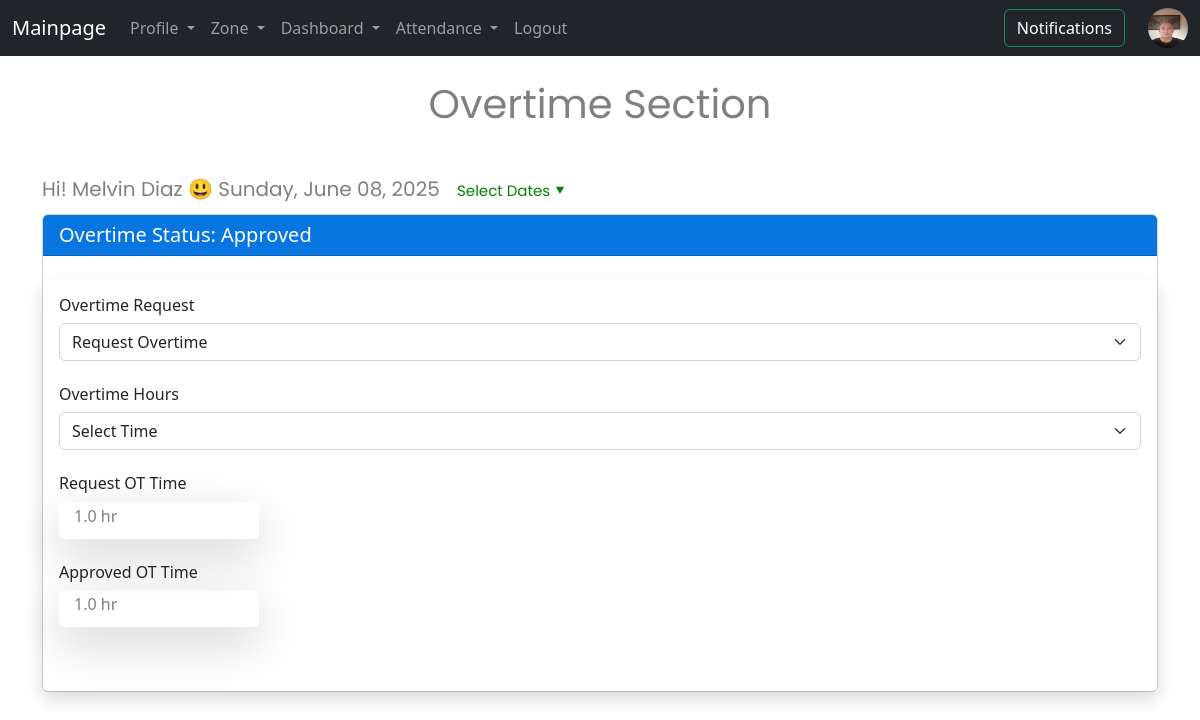
/overtime/ (signed in), run on the app's committed database.
### record/models.py (models this page shows, shortened)
class Profile(models.Model):
    user = models.OneToOneField(User, on_delete=models.CASCADE ,default=1)
    todaname = models.ForeignKey(Todaname, on_delete=models.CASCADE, default=1)
    zone = models.ForeignKey(Zone, on_delete=models.CASCADE ,default=1)
    first_name = models.CharField(max_length=50)
    last_name = models.CharField(max_length=50)
    phone = models.CharField(max_length=20)
    email = models.EmailField(max_length=100)
    bodynum = models.CharField(max_length=20 ,blank=True, null=True)
    license_id = models.CharField(max_length=20, blank=True, null=True)
    license_expired = models.DateField(blank=True, null=True)
    image = models.ImageField(upload_to='uploads/pictures/' )

### information/models.py (models this page shows, shortened)
class Junes_2025(models.Model):
    user_attend = models.CharField(max_length=30,blank=True, null=True)
    log_in = models.DateTimeField(max_length=30,blank=True, null=True)
    log_out = models.TimeField( max_length=30,blank=True, null=True)
    total_hour = models.DecimalField(default=0 , max_digits=7, decimal_places=2 )
    total_rate = models.DecimalField(default=0 ,max_digits=7, decimal_places=2 )
    total_salary = models.DecimalField(default=0 ,max_digits=7, decimal_places=2 )
    ot_request = models.BooleanField('ot_requested', default=False)
    ot_request_time = models.CharField(max_length=30, blank=True, null=True)
    ot_approved = models.BooleanField('ot_approval', default=False)
    ot_approved_time = models.CharField(max_length=30, blank=True, null=True)
    class Meta:
        verbose_name_plural = 'Junes_2025'

### record/views.py (the view)
# urls.py: path('overtime/',views.overtime, name='overtime'),
def overtime(request):
    print('overtime')
    if request.user.is_authenticated == False:
        messages.success(request, ('User is not Log-in'))
        return redirect('home')
    ot_five_days = overtime_five_days
    current_dates = request.session.get('date_request_ot')
    if current_dates not in ['', None, 'None']:
        current_dates = date(2025, int(current_dates[1]), int(current_dates[2]))
    else:
        current_dates = datetime.now()
    current_date = current_dates.strftime('%Y-%m-%d')
    date_now = current_dates.strftime('%A, %B %d, %Y')
    get_month_overtime = int(current_dates.strftime('%m'))
    ot_hour = ['30:00 mins' ,'01:00 hr', '01:30 hrs', '02:00 hrs' ,'02:30 hrs' ,'03:00 hrs']
    temp_ot = request.POST.get('ot')
    temp_time = request.POST.get('time')
    if str(temp_time) not in ['Select Time' ,None ,'None']:
        val = temp_time.split()
        date_format = '%Y-%m-%d %H:%M'
        get_val = val[0].replace(":", " ").split()
        if int(get_val[0]) == 30:
            mins = 0.5
            hr = 0.0
            hours = 'hr'
        elif int(get_val[0]) == 1:
            hr = int(get_val[0])
            if get_val[1] == '30':
                mins = 0.5
                hours = 'hrs'
            else:
                mins = 0.0
                hours = 'hr'
        else:
            hr = int(get_val[0])
            hours = 'hrs'
            if get_val[1] == '30':
                mins = 0.5
                hours = 'hrs'
            else:
                mins = 0.0
                hours = 'hrs'
        temps = float(hr) + mins
        get_val = str(temps) +' ' +str(hours)
    else:
        get_val = 'False'
    check = 'data_months'
    ot_month = get_overtime_approval_month_key(get_month_overtime, check)
    count_approved = 0
    noti_count = Notifies.objects.filter(is_seen=True).count()
    reqs_noti = []
    for data in ot_month:
        if str(current_date) == str(data.log_in.strftime('%Y-%m-%d')):
            if str(data.user_attend) == str(request.user):
                check = data.id
                ot_days = get_overtime_approval_month_key(get_month_overtime, check)
                reqs_noti.append(data.user_attend)
            if data.ot_request == True:
                count_approved += 1
    if request.method == 'POST':
        if temp_ot == 'True' and get_val != 'False':
            ot_days.ot_request = True
            ot_days.ot_request_time = get_val
            ot_days.save()
            messages.success(request, ('Request Overtime on Process'))
            for reqs in reqs_noti:
                Notifies.objects.filter(notify_user=reqs, is_seen=False).update(is_seen=True)
            noti_count = Notifies.objects.filter(is_seen=True).count()
            request.session['value_notify'] = get_val
        elif temp_ot != 'False' :
            messages.success(request, ('Request Overtime Incomplete'))
        else:
            ot_days.ot_request = False
            ot_days.ot_request_time = None
            ot_days.save()
            messages.success(request, ('No Request Overtime'))
        return render(request, 'overtime.html', {'ot_hour': ot_hour,
                                                 'ot_days': ot_days,
                                                 'date_now': date_now,
                                                 'ot_month': ot_month,
                                                 'noti_count': noti_count,
                                                 'ot_five_days': ot_five_days,
                                                 })
    else:
        return render(request, 'overtime.html', {'ot_hour':ot_hour,
                                                 'ot_days':ot_days,
                                                 'date_now':date_now,
                                                 'ot_month':ot_month,
                                                 'noti_count':noti_count,
                                                 'ot_five_days': ot_five_days,
                                                 })

### record/views.py (called while the page is built, shortened)
def get_overtime_approval_month_key(get_month_approval ,check):
    if get_month_approval == 1:
        if check == 'update_time':
            month_approval = Jans_2025.objects.filter(ot_approved=True).order_by('user_attend')
        elif check == 'data_months':
            month_approval =Jans_2025.objects.all().order_by('log_in', 'user_attend')
        else:
            month_approval = Jans_2025.objects.get(id=int(check))
    elif get_month_approval == 6:
        if check == 'update_time':
            month_approval = Junes_2025.objects.filter(ot_approved=True).order_by('user_attend')
        elif check == 'data_months':
            month_approval =Junes_2025.objects.all().order_by('log_in', 'user_attend')
        else:
            month_approval = Junes_2025.objects.get(id=int(check))
    return month_approval

def overtime_five_days():
    date_now = datetime.now()
    dates = date_now.strftime('%Y-%m-%d')
    month = int(date_now.strftime('%m'))
    day = int(date_now.strftime('%d'))
    month_range = monthrange(2025, int(month))
    loop = day
    date_pick = date(2025, int(month), int(day))
    loop_range = loop + 4
    new_loop = 1
    list_month = []
    while loop <= loop_range:
        if loop <= month_range[1]:
            date_pick = date(2025, int(month), int(loop))
            if str(date_pick.strftime('%a')) == 'Sun':
                loop_range += 1
            else:
                list_month.append(date_pick)
        loop += 1
    return list_month

def files(request):
    noti_count = Notifies.objects.filter(is_seen=True).count()
    if str(request.user) == 'AnonymousUser':
        img_name = None
    else:
        img_name = Profile.objects.get(user=str(request.user.id))
    return {'noti_count': noti_count ,'img_name':img_name}

### record/templates/overtime.html (shortened to what this page needs)
{% extends 'base.html' %}
{% block content %}
<center>
<h1>Overtime Section</h1>
</center>
<nav>
<form action="" method=POST enctype="multipart/form-data">
    <div class="date_design">
    Hi! {{request.user.first_name}} {{request.user.last_name}} &#128515; {{date_now}}
    <div class="dropdown month_design">Select Dates &#11206;
    </div>
    </form>
</nav>
<div class="card">
  <h5 class="card-header table_bgs">
    {% if ot_days.ot_request%}
  {%if ot_days.ot_approved %}
    Overtime Status: Approved
  {%else %}
    Overtime Status: Submitted
  {%endif%}
{% else%}
  Overtime Status: No Request
{%endif%}
  </h5></br>
<div class="shadow card-body">
<form class="" method="POST">
  <h6>Overtime Request</h6>
    <select name="ot" class="form-select">
      <option selected>Request Overtime</option>
    </select>
  <h6>Overtime Hours</h6>
    <select name="time" class="form-select">
      <option selected>Select Time</option>
    </select>
 {% if ot_days.ot_approved %}
  <h6>Request OT Time </h6>
  <div class="shadow-lg  mb-4 bg-body-tertiary rounded hours_box "><h6>{{ ot_days.ot_request_time }}</h6></div>
  <h6>Approved OT Time </h6>
  <div class="shadow-lg  mb-4 bg-body-tertiary rounded hours_box "><h6>{{ ot_days.ot_approved_time }}</h6></div>
  {% else %}
    </br></br></br>
       <div class="d-grid gap-2">
    <button class="btn text-white btn-outline-danger  rounded" type="submit"  >Submit</button>
    </div>
     {% endif %}
</form>
  </div>
  </div>
{% endblock %}

### record/templates/navbar.html (shortened to what this page needs)
<nav class="navbar navbar-expand-lg navbar-dark bg-dark">
  <div class="container-fluid">
    <a class="navbar-brand" href="{% url 'home' %}">Mainpage</a>
    <div class="collapse navbar-collapse" id="navbarSupportedContent">
      <ul class="navbar-nav me-auto mb-2 mb-lg-0">
        <li class="nav-item dropdown">
          <a class="nav-link dropdown-toggle" href="#" id="navbarDropdown" role="button" data-bs-toggle="dropdown" aria-expanded="false">
            Profile
          </a>
        </li>
        <li class="nav-item dropdown">
          <a class="nav-link dropdown-toggle" href="#" id="navbarDropdown" role="button" data-bs-toggle="dropdown" aria-expanded="false">
            Zone
          </a>
        </li>
        <li class="nav-item dropdown">
          <a class="nav-link dropdown-toggle" href="#" id="navbarDropdown" role="button" data-bs-toggle="dropdown" aria-expanded="false">
            Dashboard
          </a>
        </li>
        <li class="nav-item dropdown">
          <a class="nav-link dropdown-toggle" href="#" id="navbarDropdown" role="button" data-bs-toggle="dropdown" aria-expanded="false">
            Attendance
          </a>
        </li>
      {% if user.is_authenticated %}
       <li class="nav-item"><a class="nav-link" href="{% url 'logout_user'%}">Logout</a></li>
      {% else %}
       <li class="nav-item"><a class="nav-link" href="{% url 'login_user' %}">Login</a></li>
       <li class="nav-item"><a class="nav-link" href="{% url 'register' %}">Register</a></li>
      {% endif %}
      </ul>
        <form class="" method="POST">
        <a href="{% url 'notifications' %}" class="btn btn-outline-success text-white" tabindex="-1" role="button" aria-disabled="true">
          Notifications
      {% if noti_count%}
                  <span class="badge bg-danger text-white ms-1 rounded-pill" id="overtimes">
                    {{noti_count}}
                  </span> </a>
      {%else%}
        </a>
      {% endif %}
           </form>
    {% if img_name %}
        <li class="nav-item">
      <img src= "{{img_name.image.url}}" class="rounded-circle " style="width:40px;height:40px; " alt="...">
    </li>
    {% endif %}
    </div>
  </div>
</nav>

### record/templates/overtime.html (style rules this page uses)
h1 { position: relative; color: gray; font-family: "Poppins", serif; font-weight: 400; font-style: normal; }
.hours_box { color: gray; width: 200px; padding: 5px; text-indent: 10px; justify-content: center; }
.date_design { position: relative; color: gray; font-family: "Poppins", serif; font-weight: 400; font-size: 20px; font-style: normal; top: -10px; }
.month_design { position: relative; color: green; font-family: "Poppins", serif; font-weight: 400; font-size: 15px; font-style: normal; left: 12px; }
.dropdown { position: relative; display: inline-block; }
.table_bgs { color: white; background-color: #0876e1; }

### data on the page
Profile: image (picture)
Junes_2025: ot_request_time "1.0 hr", ot_approved_time "1.0 hr"

### other printed values
{{ request.user.first_name }} "Melvin"
{{ request.user.last_name }} "Diaz"
{{ date_now }} "Sunday, June 08, 2025"
